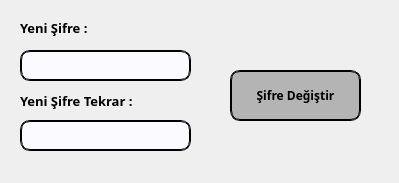
<?xml version="1.0" encoding="UTF-8"?>
<ui version="4.0">
 <class>MainWindow</class>
 <widget class="QMainWindow" name="MainWindow">
  <property name="geometry">
   <rect>
    <x>0</x>
    <y>0</y>
    <width>399</width>
    <height>183</height>
   </rect>
  </property>
  <property name="windowTitle">
   <string>Şifre Değiştirme</string>
  </property>
  <property name="windowIcon">
   <iconset resource="icons.qrc">
    <normaloff>:/icons/logo.png</normaloff>:/icons/logo.png</iconset>
  </property>
  <widget class="QWidget" name="centralwidget">
   <widget class="QLineEdit" name="lineEdit">
    <property name="geometry">
     <rect>
      <x>20</x>
      <y>50</y>
      <width>171</width>
      <height>31</height>
     </rect>
    </property>
    <property name="font">
     <font>
      <family>Bahnschrift SemiBold</family>
      <weight>75</weight>
      <bold>true</bold>
     </font>
    </property>
    <property name="styleSheet">
     <string notr="true">border-radius: 10px; border: 2px groove black; background-color: rgb(250, 250, 255); </string>
    </property>
   </widget>
   <widget class="QLineEdit" name="lineEdit_2">
    <property name="geometry">
     <rect>
      <x>20</x>
      <y>120</y>
      <width>171</width>
      <height>31</height>
     </rect>
    </property>
    <property name="font">
     <font>
      <family>Bahnschrift SemiBold</family>
      <weight>75</weight>
      <bold>true</bold>
     </font>
    </property>
    <property name="styleSheet">
     <string notr="true">border-radius: 10px; border: 2px groove black; background-color: rgb(250, 250, 255); </string>
    </property>
   </widget>
   <widget class="QLabel" name="label">
    <property name="geometry">
     <rect>
      <x>20</x>
      <y>20</y>
      <width>111</width>
      <height>16</height>
     </rect>
    </property>
    <property name="font">
     <font>
      <family>Bahnschrift SemiBold</family>
      <pointsize>10</pointsize>
      <weight>75</weight>
      <bold>true</bold>
     </font>
    </property>
    <property name="text">
     <string>Yeni Şifre :</string>
    </property>
   </widget>
   <widget class="QLabel" name="label_2">
    <property name="geometry">
     <rect>
      <x>20</x>
      <y>90</y>
      <width>151</width>
      <height>21</height>
     </rect>
    </property>
    <property name="font">
     <font>
      <family>Bahnschrift SemiBold</family>
      <pointsize>10</pointsize>
      <weight>75</weight>
      <bold>true</bold>
     </font>
    </property>
    <property name="text">
     <string>Yeni Şifre Tekrar :</string>
    </property>
   </widget>
   <widget class="QPushButton" name="pushButton">
    <property name="geometry">
     <rect>
      <x>230</x>
      <y>70</y>
      <width>131</width>
      <height>51</height>
     </rect>
    </property>
    <property name="font">
     <font>
      <family>Bahnschrift SemiBold</family>
      <weight>75</weight>
      <bold>true</bold>
     </font>
    </property>
    <property name="cursor">
     <cursorShape>PointingHandCursor</cursorShape>
    </property>
    <property name="styleSheet">
     <string notr="true">border-radius: 10px; border: 2px groove black; background-color: rgb(180, 180, 180); </string>
    </property>
    <property name="text">
     <string>Şifre Değiştir</string>
    </property>
   </widget>
   <widget class="QLabel" name="label_temp">
    <property name="geometry">
     <rect>
      <x>280</x>
      <y>140</y>
      <width>55</width>
      <height>16</height>
     </rect>
    </property>
    <property name="text">
     <string/>
    </property>
   </widget>
  </widget>
 </widget>
 <resources>
  <include location="icons.qrc"/>
 </resources>
 <connections/>
</ui>
